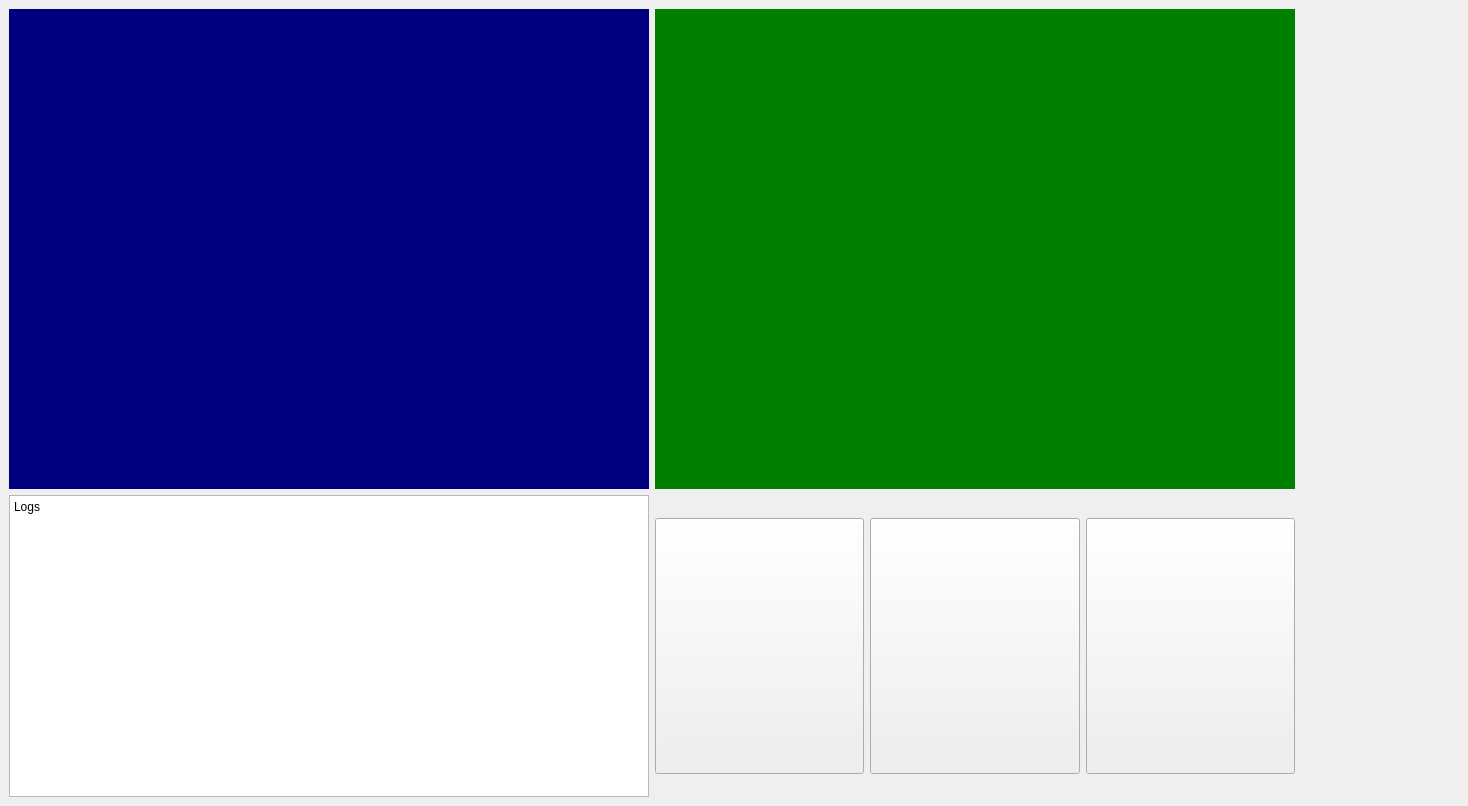
<?xml version="1.0" encoding="UTF-8"?>
<ui version="4.0">
 <class>MainWindow</class>
 <widget class="QMainWindow" name="MainWindow">
  <property name="geometry">
   <rect>
    <x>0</x>
    <y>0</y>
    <width>1468</width>
    <height>806</height>
   </rect>
  </property>
  <property name="windowTitle">
   <string>MainWindow</string>
  </property>
  <widget class="QWidget" name="centralwidget">
   <layout class="QFormLayout" name="formLayout">
    <item row="0" column="0">
     <layout class="QGridLayout" name="gridLayout">
      <item row="0" column="1" colspan="3">
       <widget class="QWidget" name="PathStream" native="true">
        <property name="minimumSize">
         <size>
          <width>640</width>
          <height>480</height>
         </size>
        </property>
        <property name="maximumSize">
         <size>
          <width>640</width>
          <height>480</height>
         </size>
        </property>
        <property name="styleSheet">
         <string notr="true">background-color: rgb(0,128,0);</string>
        </property>
       </widget>
      </item>
      <item row="1" column="0">
       <widget class="QPlainTextEdit" name="logText">
        <property name="minimumSize">
         <size>
          <width>640</width>
          <height>50</height>
         </size>
        </property>
        <property name="maximumSize">
         <size>
          <width>640</width>
          <height>480</height>
         </size>
        </property>
        <property name="readOnly">
         <bool>true</bool>
        </property>
        <property name="plainText">
         <string>Logs
</string>
        </property>
       </widget>
      </item>
      <item row="1" column="1">
       <widget class="QPushButton" name="eStop">
        <property name="sizePolicy">
         <sizepolicy hsizetype="Expanding" vsizetype="Expanding">
          <horstretch>0</horstretch>
          <verstretch>0</verstretch>
         </sizepolicy>
        </property>
        <property name="minimumSize">
         <size>
          <width>128</width>
          <height>128</height>
         </size>
        </property>
        <property name="maximumSize">
         <size>
          <width>256</width>
          <height>256</height>
         </size>
        </property>
        <property name="text">
         <string/>
        </property>
        <property name="icon">
         <iconset>
          <normaloff>icon/estop.svg</normaloff>icon/estop.svg</iconset>
        </property>
        <property name="iconSize">
         <size>
          <width>128</width>
          <height>128</height>
         </size>
        </property>
       </widget>
      </item>
      <item row="1" column="2">
       <widget class="QPushButton" name="cStop">
        <property name="sizePolicy">
         <sizepolicy hsizetype="Expanding" vsizetype="Expanding">
          <horstretch>0</horstretch>
          <verstretch>0</verstretch>
         </sizepolicy>
        </property>
        <property name="minimumSize">
         <size>
          <width>128</width>
          <height>128</height>
         </size>
        </property>
        <property name="maximumSize">
         <size>
          <width>256</width>
          <height>256</height>
         </size>
        </property>
        <property name="text">
         <string/>
        </property>
        <property name="icon">
         <iconset>
          <normaloff>icon/cstop.svg</normaloff>icon/cstop.svg</iconset>
        </property>
        <property name="iconSize">
         <size>
          <width>128</width>
          <height>128</height>
         </size>
        </property>
       </widget>
      </item>
      <item row="1" column="3">
       <widget class="QPushButton" name="Continue">
        <property name="sizePolicy">
         <sizepolicy hsizetype="Expanding" vsizetype="Expanding">
          <horstretch>0</horstretch>
          <verstretch>0</verstretch>
         </sizepolicy>
        </property>
        <property name="minimumSize">
         <size>
          <width>128</width>
          <height>128</height>
         </size>
        </property>
        <property name="maximumSize">
         <size>
          <width>256</width>
          <height>256</height>
         </size>
        </property>
        <property name="text">
         <string/>
        </property>
        <property name="icon">
         <iconset>
          <normaloff>icon/continue.svg</normaloff>icon/continue.svg</iconset>
        </property>
        <property name="iconSize">
         <size>
          <width>128</width>
          <height>128</height>
         </size>
        </property>
       </widget>
      </item>
      <item row="0" column="0">
       <widget class="QLabel" name="VideoStream">
        <property name="minimumSize">
         <size>
          <width>640</width>
          <height>480</height>
         </size>
        </property>
        <property name="maximumSize">
         <size>
          <width>640</width>
          <height>480</height>
         </size>
        </property>
        <property name="styleSheet">
         <string notr="true">background-color: rgb(0, 0, 128);</string>
        </property>
        <property name="text">
         <string/>
        </property>
       </widget>
      </item>
     </layout>
    </item>
   </layout>
  </widget>
 </widget>
 <resources/>
 <connections/>
</ui>
